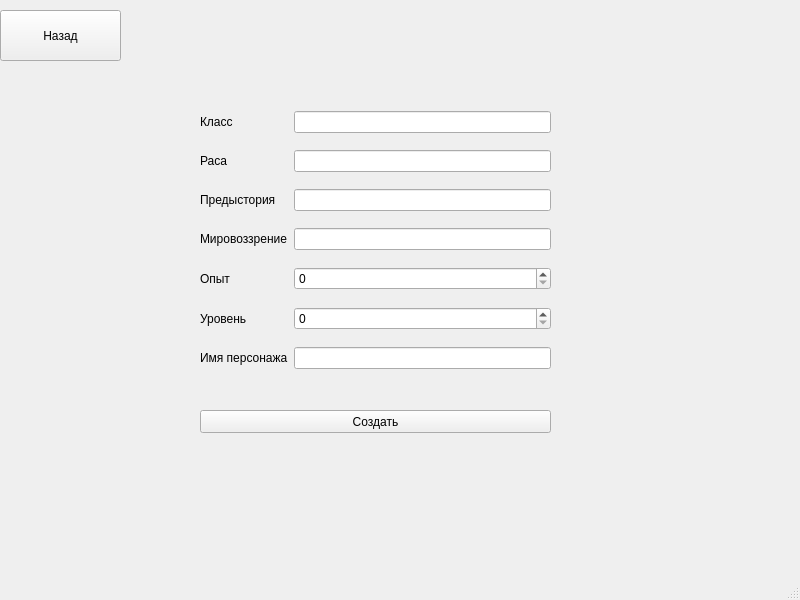
<?xml version="1.0" encoding="UTF-8"?>
<ui version="4.0">
 <class>MainWindow</class>
 <widget class="QMainWindow" name="MainWindow">
  <property name="geometry">
   <rect>
    <x>0</x>
    <y>0</y>
    <width>800</width>
    <height>600</height>
   </rect>
  </property>
  <property name="windowTitle">
   <string>MainWindow</string>
  </property>
  <widget class="QWidget" name="centralwidget">
   <widget class="QPushButton" name="back_btn">
    <property name="geometry">
     <rect>
      <x>0</x>
      <y>10</y>
      <width>121</width>
      <height>51</height>
     </rect>
    </property>
    <property name="text">
     <string>Назад</string>
    </property>
   </widget>
   <widget class="QWidget" name="gridLayoutWidget">
    <property name="geometry">
     <rect>
      <x>200</x>
      <y>100</y>
      <width>351</width>
      <height>281</height>
     </rect>
    </property>
    <layout class="QGridLayout" name="gridLayout">
     <item row="1" column="0">
      <widget class="QLabel" name="label">
       <property name="text">
        <string>Класс</string>
       </property>
      </widget>
     </item>
     <item row="4" column="1">
      <widget class="QLineEdit" name="worldview_input"/>
     </item>
     <item row="3" column="1">
      <widget class="QLineEdit" name="background_input"/>
     </item>
     <item row="5" column="0">
      <widget class="QLabel" name="label_5">
       <property name="text">
        <string>Опыт</string>
       </property>
      </widget>
     </item>
     <item row="3" column="0">
      <widget class="QLabel" name="label_3">
       <property name="text">
        <string>Предыстория</string>
       </property>
      </widget>
     </item>
     <item row="2" column="1">
      <widget class="QLineEdit" name="species_input"/>
     </item>
     <item row="6" column="0">
      <widget class="QLabel" name="label_6">
       <property name="text">
        <string>Уровень</string>
       </property>
      </widget>
     </item>
     <item row="4" column="0">
      <widget class="QLabel" name="label_4">
       <property name="text">
        <string>Мировоззрение</string>
       </property>
      </widget>
     </item>
     <item row="7" column="0">
      <widget class="QLabel" name="label_7">
       <property name="text">
        <string>Имя персонажа</string>
       </property>
      </widget>
     </item>
     <item row="5" column="1">
      <widget class="QSpinBox" name="exp_input">
       <property name="maximum">
        <number>1000000</number>
       </property>
      </widget>
     </item>
     <item row="7" column="1">
      <widget class="QLineEdit" name="name_input"/>
     </item>
     <item row="6" column="1">
      <widget class="QSpinBox" name="level_input">
       <property name="maximum">
        <number>200</number>
       </property>
      </widget>
     </item>
     <item row="2" column="0">
      <widget class="QLabel" name="label_2">
       <property name="text">
        <string>Раса</string>
       </property>
      </widget>
     </item>
     <item row="1" column="1">
      <widget class="QLineEdit" name="class_input"/>
     </item>
    </layout>
   </widget>
   <widget class="QPushButton" name="create_btn">
    <property name="geometry">
     <rect>
      <x>200</x>
      <y>410</y>
      <width>351</width>
      <height>23</height>
     </rect>
    </property>
    <property name="text">
     <string>Создать</string>
    </property>
   </widget>
   <widget class="QLabel" name="label_8">
    <property name="geometry">
     <rect>
      <x>200</x>
      <y>390</y>
      <width>351</width>
      <height>21</height>
     </rect>
    </property>
    <property name="text">
     <string/>
    </property>
   </widget>
  </widget>
  <widget class="QMenuBar" name="menubar">
   <property name="geometry">
    <rect>
     <x>0</x>
     <y>0</y>
     <width>800</width>
     <height>22</height>
    </rect>
   </property>
  </widget>
  <widget class="QStatusBar" name="statusbar"/>
 </widget>
 <resources/>
 <connections/>
</ui>
